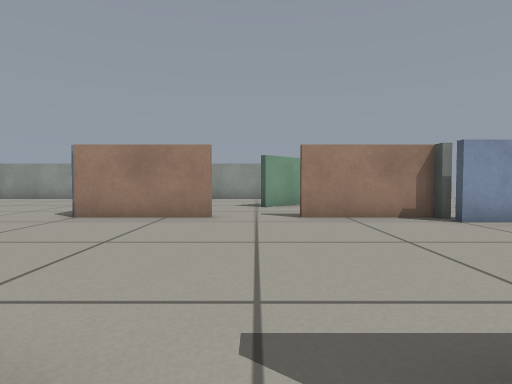
view 1 (above)

24 first-person views from a walk through a Gazebo world. The camera is 0.4 m above the floor, tilts 2° down and sees 80° across. The floor is counted in squares, 0.5 m on a side. Each view is taken from the middle of a square. On the plan, view 1 faces up. The plan holds only what a view shows up to about 11 squares ahead; the rest is blank.

view 2
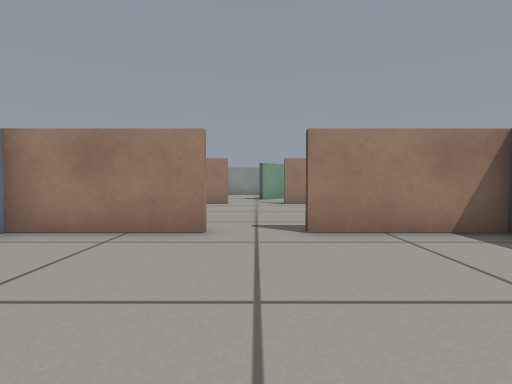

view 3
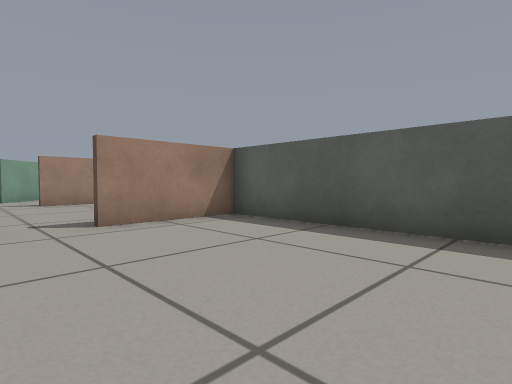

view 4
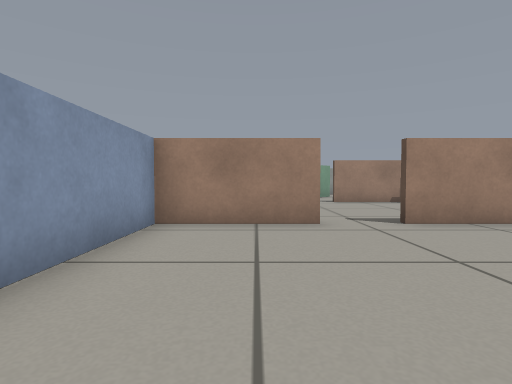

view 5
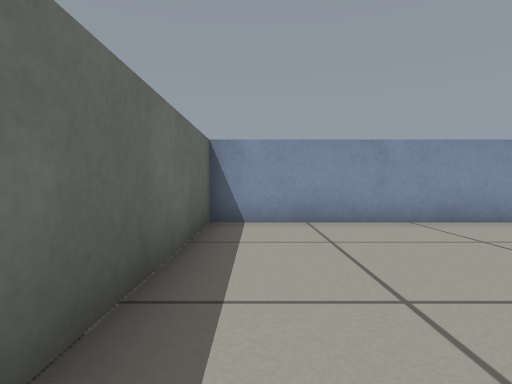

view 6
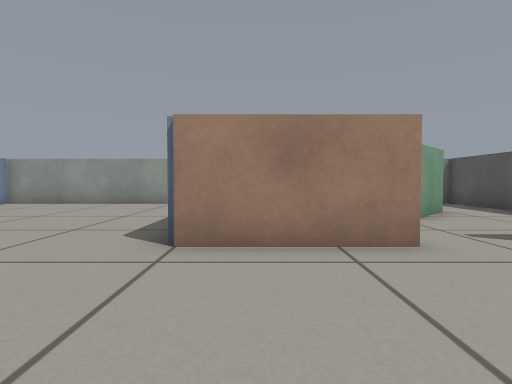

view 7
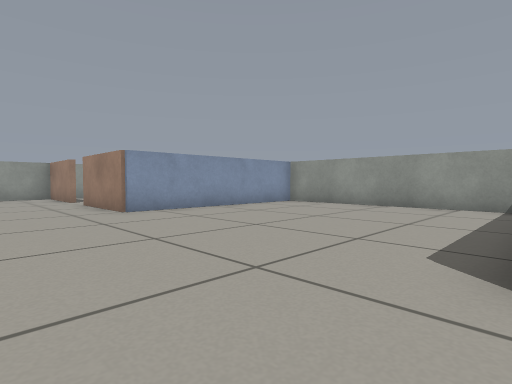

view 8
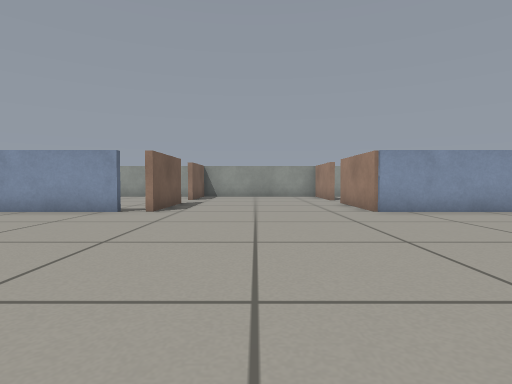

view 9
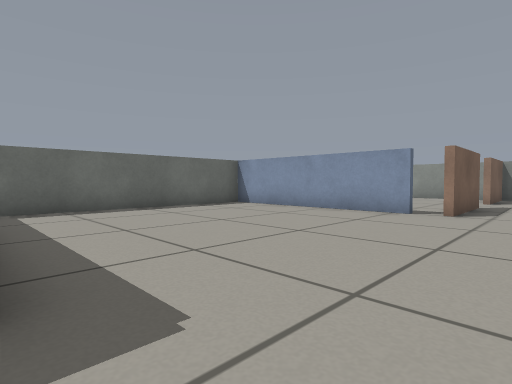

view 10
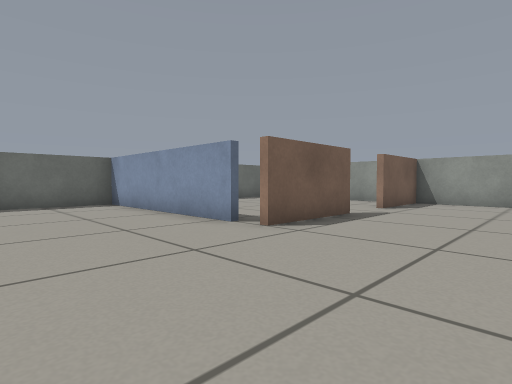

view 11
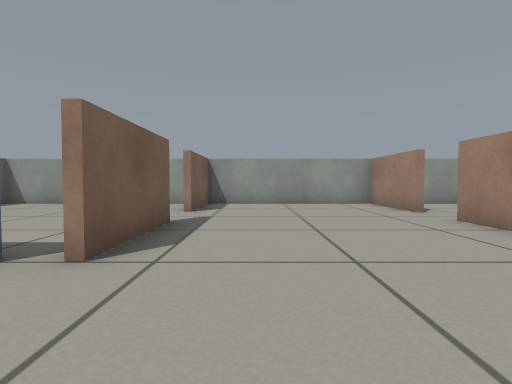

view 12
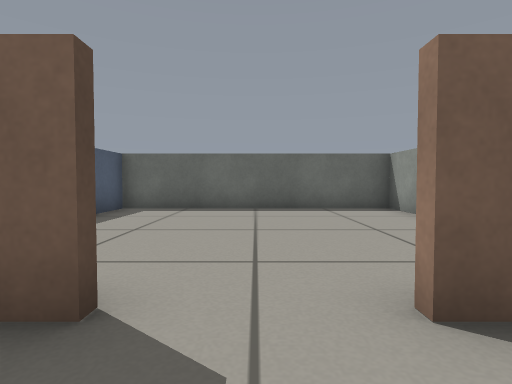

view 13
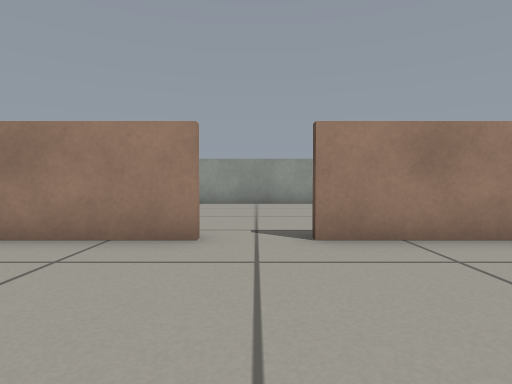

view 14
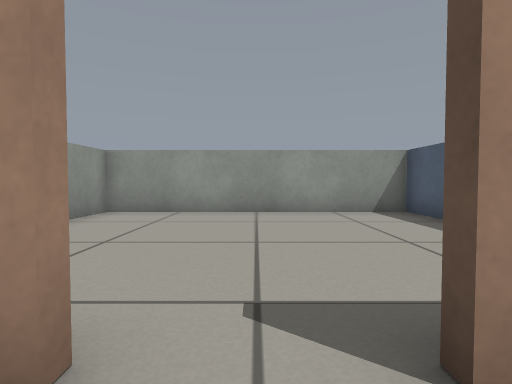

view 15
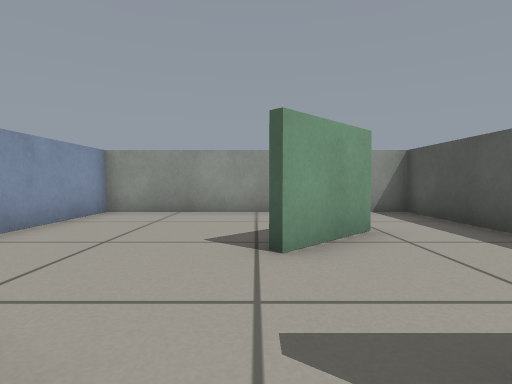

view 16
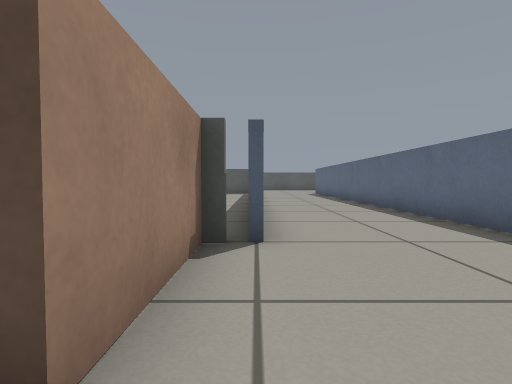

view 17
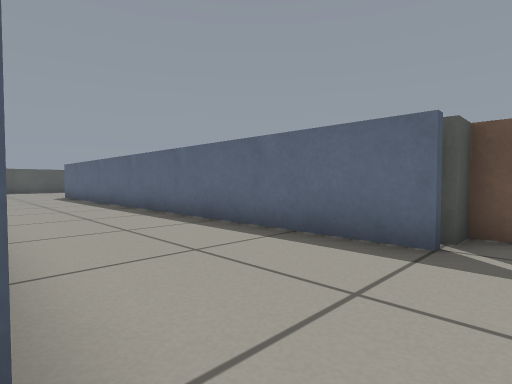

view 18
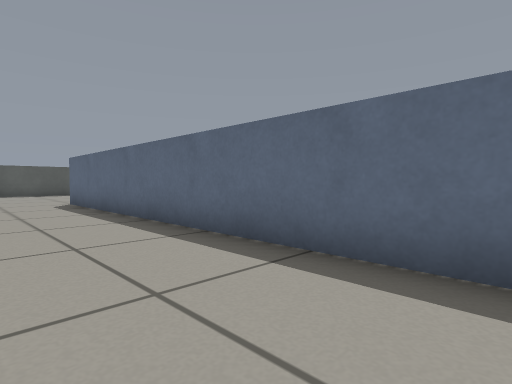

view 19
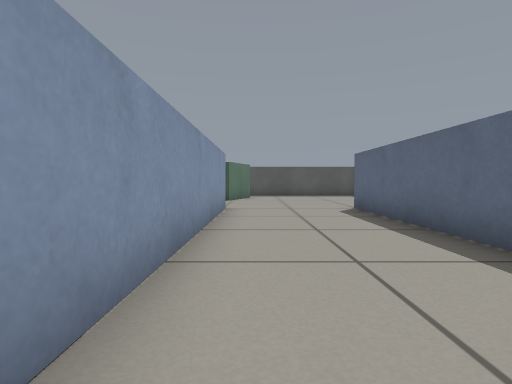

view 20
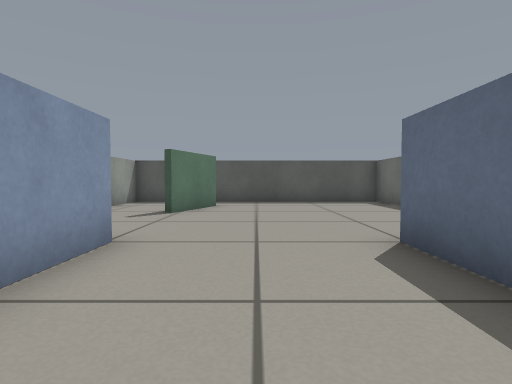

view 21
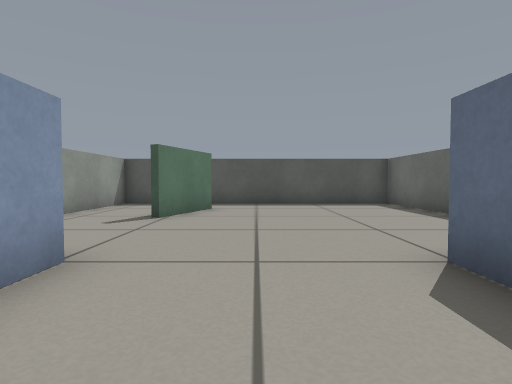

view 22
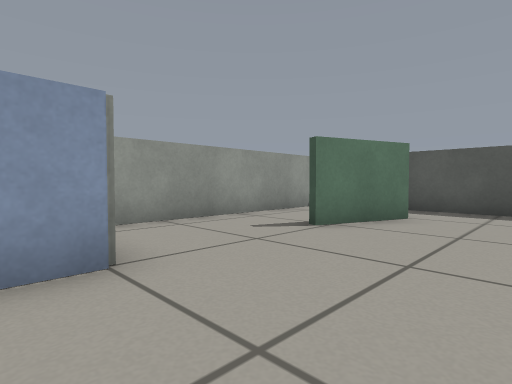

view 23
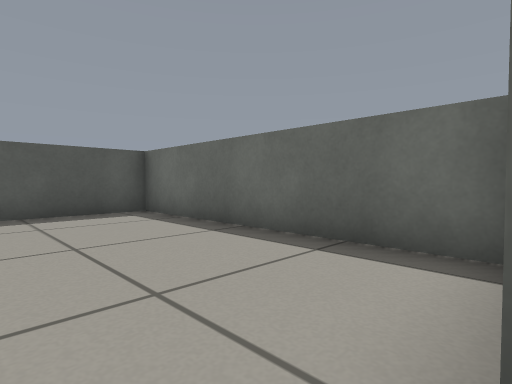

view 24
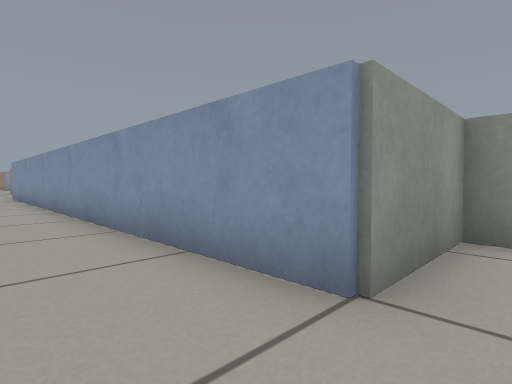

### Floor plan
Ten units are one square. View 1 is at (0, 0); x grows to the right and y downward. Boxes are objects, and circles mark ways between rooms. Rooms are numbered by the first view taken in them; rooms with no view inside come last. Other rooms are left out.
<svg viewBox="-204 -145 488 210">
<path fill="none" stroke="#000" d="M-8 -7 -39 -7 -39 59 10 59M39 46 39 -7 8 -7M-9 -67 -41 -67M39 -21 201 -21M40 -67 10 -67M50 -59 40 -59M-48 -139 -120 -139M-119 -5 -119 59M-119 -118 -119 -71 -152 -71M-151 -13 -120 -13M-120 59 -48 59M-168 -71 -199 -71 -199 -13 -170 -13M202 7 279 7 279 -60M259 -53 236 -61M279 -76 279 -87 201 -87 201 -59 72 -59M-199 39 -199 59 -120 59M-199 -5 -199 1M-121 60 -121 44M-199 -103 -199 -90M-121 -123 -121 -140M-120 -139 -199 -139 -199 -123"/>
<circle cx="0" cy="-10" r="3" fill="#2a7"/>
<circle cx="-165" cy="-10" r="3" fill="#2a7"/>
<circle cx="-160" cy="-70" r="3" fill="#2a7"/>
<text x="0" y="20">1</text>
<text x="10" y="-40">2</text>
<text x="-160" y="20">3</text>
<text x="-160" y="-100">4</text>
</svg>
Room 1 opens to room 2. Room 2 opens to room 3. Room 2 opens to room 4.

Where each view was taken, in squares from view 1:
view 1: 0 up, 0 right, facing up
view 2: 4 down, 0 right, facing up
view 3: 5 down, 1 left, facing up-right
view 4: 5 down, 2 left, facing up
view 5: 5 down, 2 right, facing left
view 6: 3 up, 3 left, facing up
view 7: 4 up, 4 left, facing up-left
view 8: 4 up, 4 left, facing left
view 9: 3 up, 4 left, facing down-left
view 10: 5 up, 8 left, facing down-left
view 11: 3 up, 9 left, facing left
view 12: 3 up, 16 left, facing down
view 13: 3 up, 16 left, facing up
view 14: 6 up, 16 left, facing up
view 15: 6 up, 0 right, facing up
view 16: 6 up, 0 right, facing right
view 17: 6 up, 3 right, facing down-right
view 18: 5 up, 8 right, facing down-right
view 19: 5 up, 11 right, facing right
view 20: 4 up, 16 right, facing right
view 21: 4 up, 17 right, facing right
view 22: 3 up, 19 right, facing up-right
view 23: 3 up, 20 right, facing down-right
view 24: 4 up, 21 right, facing up-left
